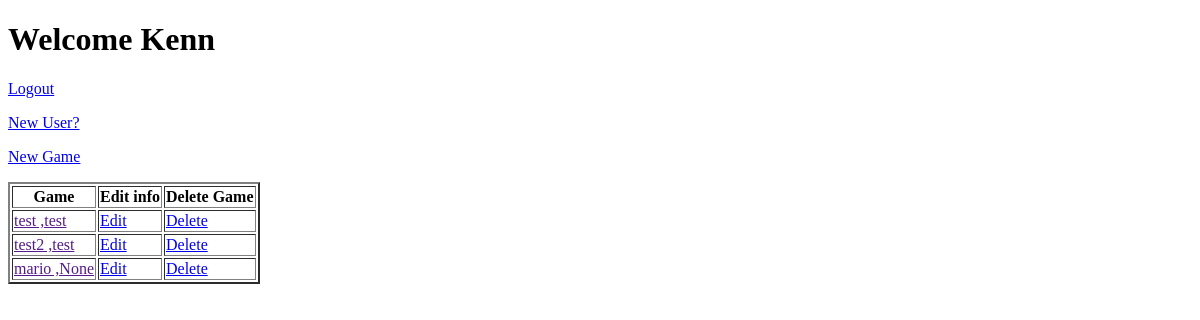
The app's page / (signed in), older data.
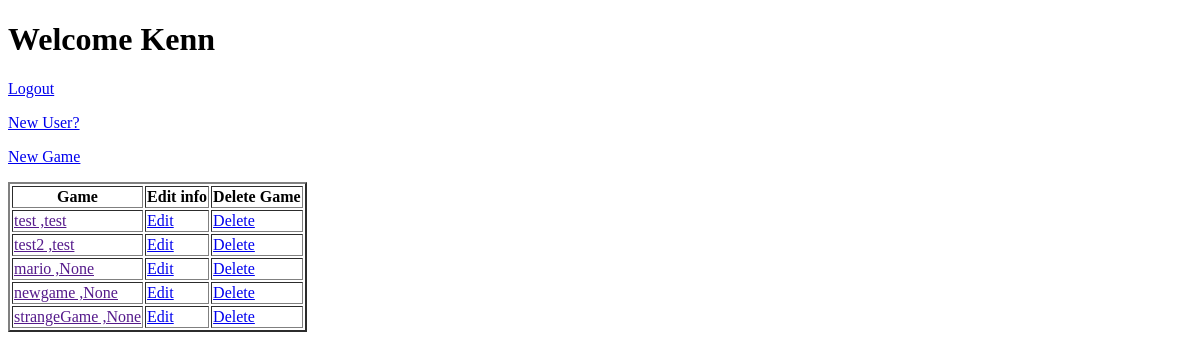
The same page, newer data.
### gameApp/models.py (models this page shows)
class GameModel(models.Model):
    name= models.CharField(max_length=200)
    developer= models.CharField(max_length=300)
    releaseDate= models.DateField(default=timezone.now())
    esbrRating= models.CharField(max_length=20)
    gameMakeIdKey= models.ForeignKey(GameCollectorModel,on_delete=models.PROTECT,blank=True,null=True)
    def __str__(self):
        return f'{self.name} ,{self.gameMakeIdKey}'

class GameCollectorModel(models.Model):
    username= models.CharField(max_length=100)
    password1= models.CharField(max_length=200)
    password2= models.CharField(max_length=200)
    accountCreationDate= models.DateField(default=timezone.now())
    rank= models.CharField(max_length=10,default='grunt')
    userIDkey= models.ForeignKey(User,on_delete=models.CASCADE,blank=True,null=True)
    def __str__(self):
        return f'{self.username}'

### gameApp/views.py (the view)
# urls.py: path('', views.index, name='index'),
@login_required
def index(request):  # for the rendering of the index page
    gameList = GameModel.objects.all()  # this collects all games made
    context = \
        {
            'gameList': gameList  # this adds completed game list that will later filter out based on logged in user
        }
    return render(request, 'gameApp/index.html', context)  # this renders the page and start at index

### gameApp/templates/gameApp/index.html (shortened to what this page needs)
<!DOCTYPE html>
<html lang="en">
<head>
</head>
<body>
<h1>
    {% block header %}
    {% if user.is_authenticated %}
    Welcome {{user.username}}
    {% else %}
    Welcome To GameListers!
    {% endif %}
    {% endblock header %}
</h1>
{% block content %}
{% if user.is_authenticated %}
<p><a href="{% url 'logout' %}">Logout</a></p>
<p><a href="{% url 'newUser' %}">New User?</a></p>
<p><a href="newGame">New Game</a></p>
{% if gameList %}
<table border="2">
    <tr>
        <th>Game</th>
        <th>Edit info</th>
        <th>Delete Game</th>
    </tr>
    {% for game in gameList %}
    <tr>
        <td><a href="">{{ game }}</a></td>
        <td><a href="edit">Edit</a></td>
        <td><a href="delete">Delete</a></td>
    </tr>
    {% endfor %}
</table>
{% else %}
<h3>No games! Why not make one?</h3>
{% endif %}
{% else %}
<p><a href="{% url 'login' %}">Login</a>
<p><a href="{% url 'newUser' %}">New User?</a></p>
{% endif%}
{% endblock content %}
</body>
</html>

Row changes from the older to the newer data that the page shows:
added GameModel: name+gameMakeIdKey "newgame ,None"
added GameModel: name+gameMakeIdKey "strangeGame ,None"
